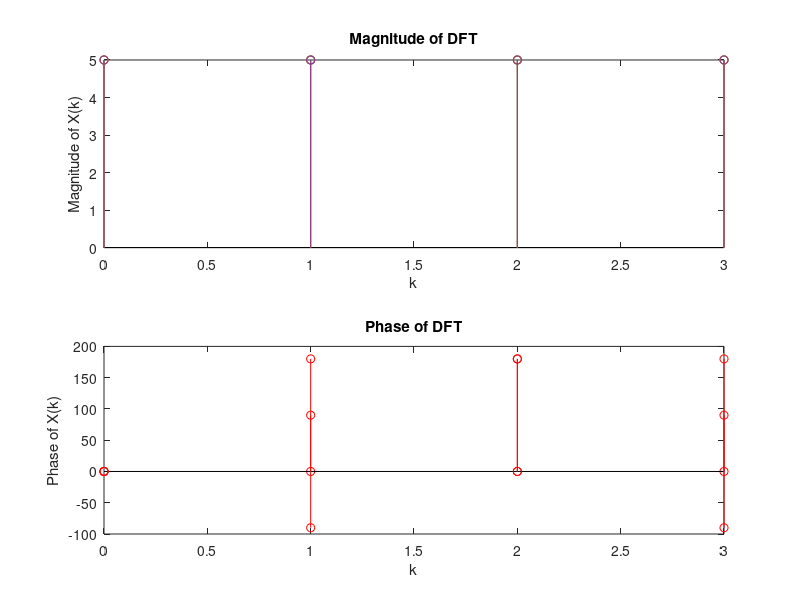

Here is the MATLAB script that generated this plot:
% To compute DFT of the signal given below using matrix
% method in MATLAB.x(n)=[1 2 34] 
% Display the DFT result in command window as a matrix.
% Name- Mishkat Ahmad Neyazi 
% Reg No.- 189402164 Sec- ECE-C Batch- C3
clc
%% DFT
N=4;
k=0:1:N-1;
n=0:1:N-1;
WN=exp(1i*2*pi/N);
WN_nk=WN.^(n'*k);
x=input('enter the signal');
x_t=x';
X=WN_nk*x_t;
mag_X=abs(X);
A = "DFT result";
disp(A)
disp(X)
B = "DFT result in absolute form";
disp(B)
disp(mag_X)
phase_X=angle(X)*180/pi;
%% Plotting 
subplot(2,1,1);
stem(k,mag_X)
xlabel('k');
ylabel('Magnitude of X(k)');
title('Magnitude of DFT');
subplot(2,1,2);
stem(k,phase_X,'r')
xlabel('k');
ylabel('Phase of X(k)');
title('Phase of DFT');